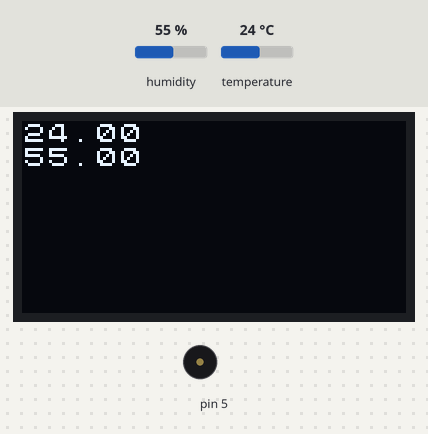
This sketch was run on a simulated Arduino Uno, built with avr-gcc and run on an emulated ATmega328P. On the bench: 128×64 one-colour display, buzzer (waves = sounding). The test bench sets the inputs (shaded band); at power-on: humidity 55 %, temperature 24 °C.

Above: at 1.2 s.
1.3 s: humidity set to 69 %
At 2.9 s:
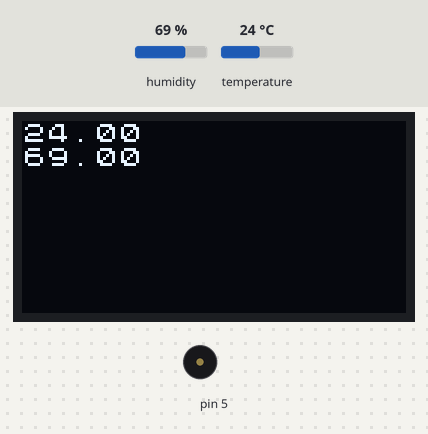
4.0 s: humidity set to 72 %
At 4.9 s:
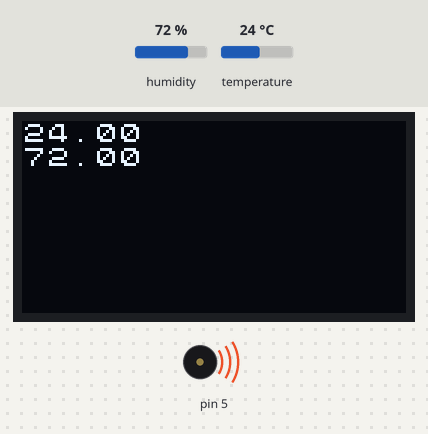
6.7 s: temperature set to 12 °C
At 9.0 s:
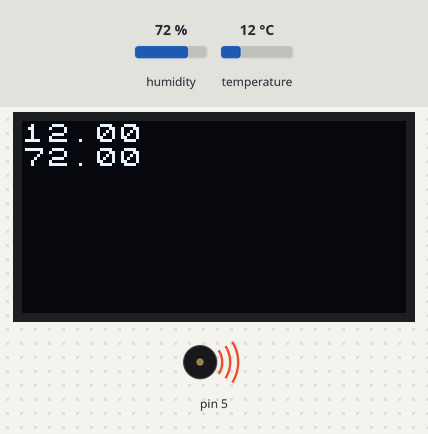
9.7 s: humidity set to 40 %
At 11.0 s:
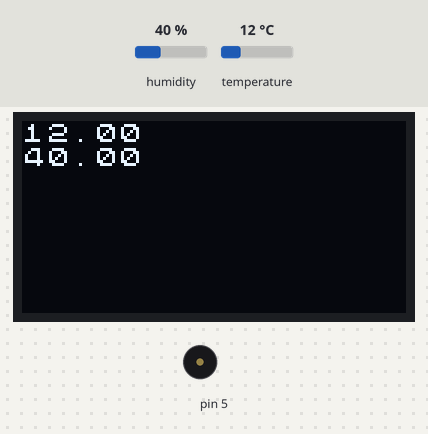
Timing chart, 0 to 12.7 s (numbered marks = the images above; inputs shaded):
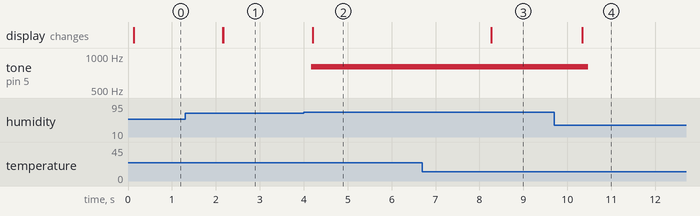

The sketch:

lab4.ino
```cpp
#include <DHT.h>
#include <Grove_Temperature_And_Humidity_Sensor.h>


#include <U8x8lib.h>

U8X8_SSD1306_128X64_ALT0_HW_I2C u8x8(/* reset=*/
U8X8_PIN_NONE);

DHT dht(3, DHT11);

void setup() {
  // put your setup code here, to run once:

dht.begin();
u8x8.begin();
u8x8.setFlipMode(1);
u8x8.clear();

}

void loop() {
  // put your main code here, to run repeatedly:

float temp = dht.readTemperature();
float humidity = dht.readHumidity();

if(humidity > 70)

{
   tone(5, 800, 250);
}

else {
  noTone();
}

u8x8.setFont(u8x8_font_chroma48medium8_r);
u8x8.setCursor(0, 0);
u8x8.println(temp);
u8x8.println(humidity);

}
```

Measured:
- the behaviour switches between 70 and 71 % on humidity (found by bisection; images 1 and 2)
- after the input at 1.3 s, the display: first changes after 0.86 s (image 1 shows a later state)
- after the input at 4.0 s, tone on pin 5: silent → 800 Hz after 0.17 s; the display: changes after 0.21 s (image 2)
- after the input at 6.7 s, the display: first changes after 1.6 s (image 3 shows a later state)
- after the input at 9.7 s, tone on pin 5: 800 Hz → silent after 0.78 s; the display: first changes after 0.64 s (image 4 shows a later state)
